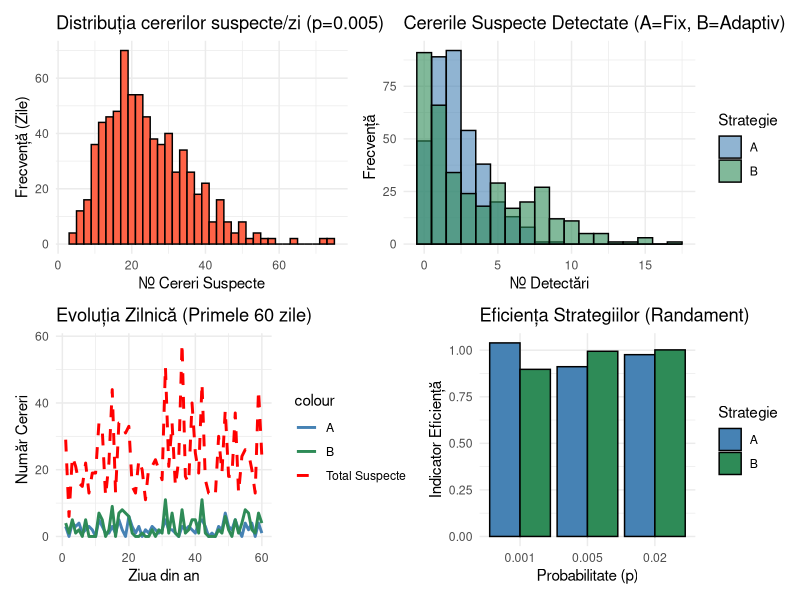

This figure's R source:
# Instalare pachete (dacă nu le aveți deja)
# install.packages(c("tidyverse", "patchwork"))

library(tidyverse)
library(patchwork)

# Setăm seed-ul pentru ca rezultatele să fie identice la fiecare rulare
set.seed(2026)

# ==============================================================================
# 1 & 2. PARAMETRII GENERALI ȘI GENERAREA TRAFICULUI
# ==============================================================================
zile_an <- 365
media_zilnica <- 5000 
dispersia_nb <- 5 # Parametru pentru a crea fluctuații mari de trafic (zile foarte aglomerate)

# Generăm traficul total pentru un an (Folosim Binomială Negativă)
total_cereri <- rnbinom(zile_an, size = dispersia_nb, mu = media_zilnica)

# ==============================================================================
# 3 & 4. FUNCȚIA DE SIMULARE (Pentru scenariile p și Strategii)
# ==============================================================================
simuleaza_scenariu <- function(p_suspect) {
  
  # Generăm cererile suspecte din traficul total (Distribuție Binomială)
  cereri_suspecte <- rbinom(zile_an, size = total_cereri, prob = p_suspect)
  cereri_normale  <- total_cereri - cereri_suspecte
  
  # --- STRATEGIA A: Aleatoare Simplă (Fix 10% din trafic) ---
  pct_fix <- 0.10
  verificate_A <- round(total_cereri * pct_fix)
  
  # --- STRATEGIA B: Adaptivă ---
  # Verificăm 5% în zilele liniștite și 20% în zilele cu trafic mai mare decât media
  pct_adaptiv <- ifelse(total_cereri > mean(total_cereri), 0.20, 0.05)
  verificate_B <- round(total_cereri * pct_adaptiv)
  
  # --- DETECȚIE (Distribuție Hipergeometrică - extragere fără revenire) ---
  # rhyper(nr_zile, bile_albe(suspecte), bile_negre(normale), extrageri)
  detectate_A <- rhyper(zile_an, cereri_suspecte, cereri_normale, verificate_A)
  nedetectate_A <- cereri_suspecte - detectate_A
  
  detectate_B <- rhyper(zile_an, cereri_suspecte, cereri_normale, verificate_B)
  nedetectate_B <- cereri_suspecte - detectate_B
  
  # Asamblăm totul într-un dataframe
  data.frame(
    Ziua = 1:zile_an,
    Total_Cereri = total_cereri,
    Suspecte = cereri_suspecte,
    Normale = cereri_normale,
    P_Scenariu = as.factor(p_suspect),
    Verificate_A = verificate_A, Detectate_A = detectate_A, Nedetectate_A = nedetectate_A,
    Verificate_B = verificate_B, Detectate_B = detectate_B, Nedetectate_B = nedetectate_B
  )
}

# Rulăm simularea pentru cele 3 scenarii cerute
scenarii <- c(0.001, 0.005, 0.02)
# map_dfr aplică funcția pe fiecare probabilitate și lipește tabelele rezultate
date_simulare <- map_dfr(scenarii, simuleaza_scenariu)

# Transformăm formatul datelor ("long format") pentru a putea grupa strategiile A și B
date_long <- date_simulare %>%
  pivot_longer(
    cols = matches("_[AB]$"), 
    names_to = c(".value", "Strategie"), 
    names_pattern = "(.*)_(.)"
  )

# ==============================================================================
# 5. CALCULUL METRICILOR (pe Scenariu și Strategie)
# ==============================================================================
metrici <- date_long %>%
  group_by(P_Scenariu, Strategie) %>%
  summarise(
    # Prob. empirică de a detecta cel puțin 1 pe zi (Zile cu detecție / 365)
    Prob_Detectie_1_Zi = mean(Detectate > 0),
    
    # Proporții (evităm împărțirea la 0 pentru zilele perfect curate)
    Prop_Medie_Detectate = mean(ifelse(Suspecte == 0, 0, Detectate / Suspecte)),
    Prop_Medie_Nedetectate = mean(ifelse(Suspecte == 0, 0, Nedetectate / Suspecte)),
    Medie_Verificari = mean(Verificate),
    
    # INDICATOR DE EFICIENȚĂ PROPUS: "Randamentul Detecției"
    # Definiție: % Suspecte Detectate / % Din Trafic Verificat
    # Dacă verific 10% din trafic și prind 10% din hoți, eficiența e 1.
    # Dacă prind mai mulți hoți verificând mai puțin (datorită strategiei), eficiența crește.
    Eficienta = Prop_Medie_Detectate / mean(Verificate / Total_Cereri),
    .groups = "drop"
  )

print("--- Tabel Metrici de Performanta ---")
print(metrici)

# ==============================================================================
# 6. REPREZENTĂRI GRAFICE (Folosim p=0.005 pentru claritate)
# ==============================================================================
date_plot <- date_long %>% filter(P_Scenariu == "0.005")

# 6.1 Histograma cererilor suspecte zilnice
plot_suspecte <- ggplot(date_plot, aes(x = Suspecte)) +
  geom_histogram(fill = "tomato", color = "black", binwidth = 2) +
  theme_minimal() +
  labs(title = "Distribuția cererilor suspecte/zi (p=0.005)", x = "Nr. Cereri Suspecte", y = "Frecvență (Zile)")

# 6.2 Histograma detectărilor (Comparativ A vs B)
plot_detectate <- ggplot(date_plot, aes(x = Detectate, fill = Strategie)) +
  geom_histogram(position = "identity", alpha = 0.6, binwidth = 1, color="black") +
  theme_minimal() +
  scale_fill_manual(values = c("A" = "steelblue", "B" = "seagreen")) +
  labs(title = "Cererile Suspecte Detectate (A=Fix, B=Adaptiv)", x = "Nr. Detectări", y = "Frecvență")

# 6.3 Evoluția zilnică (Afișăm doar primele 60 de zile pentru lizibilitate)
plot_evolutie <- ggplot(date_plot %>% filter(Ziua <= 60), aes(x = Ziua)) +
  geom_line(aes(y = Suspecte, color = "Total Suspecte"), size = 1, linetype="dashed") +
  geom_line(aes(y = Detectate, color = Strategie), size = 1) +
  theme_minimal() +
  scale_color_manual(values = c("Total Suspecte" = "red", "A" = "steelblue", "B" = "seagreen")) +
  labs(title = "Evoluția Zilnică (Primele 60 zile)", x = "Ziua din an", y = "Număr Cereri")

# 6.4 Grafic Comparativ - Indicatorul de Eficiență pe toate cele 3 scenarii
plot_eficienta <- ggplot(metrici, aes(x = P_Scenariu, y = Eficienta, fill = Strategie)) +
  geom_col(position = "dodge", color="black") +
  theme_minimal() +
  scale_fill_manual(values = c("A" = "steelblue", "B" = "seagreen")) +
  labs(title = "Eficiența Strategiilor (Randament)", x = "Probabilitate (p)", y = "Indicator Eficiență")

# Afișarea graficelor (necesită pachetul 'patchwork')
# Combinație elegantă într-o singură imagine
(plot_suspecte | plot_detectate) / (plot_evolutie | plot_eficienta)
